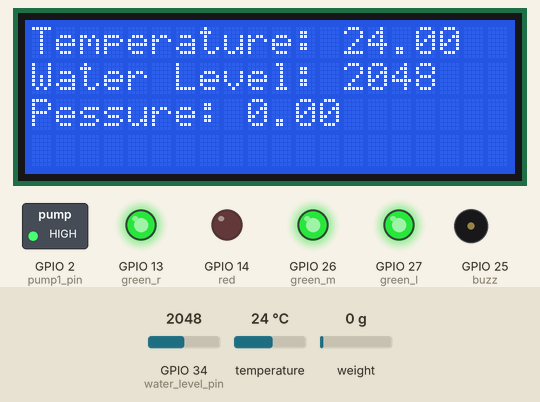
A program run on a simulated ESP32. Parts: 20×4 character LCD, switched loads named in the program (green lamp = pin HIGH), output pins drawn as LEDs (lit = HIGH), buzzer (waves = sounding, pin HIGH). The test bench sets the inputs (shaded band); at power-on: weight on the scale 0 g, GPIO 34 (water_level_pin) = 2048, temperature 24 °C. WiFi joins after 1.5 s; servers stay silent unless stated; not simulated (calls return 0 or success): secrets.h; what the program prints to the serial monitor is not drawn.

Above: at 6.3 s.
6.4 s: weight on the scale set to 2 g
At 8.2 s:
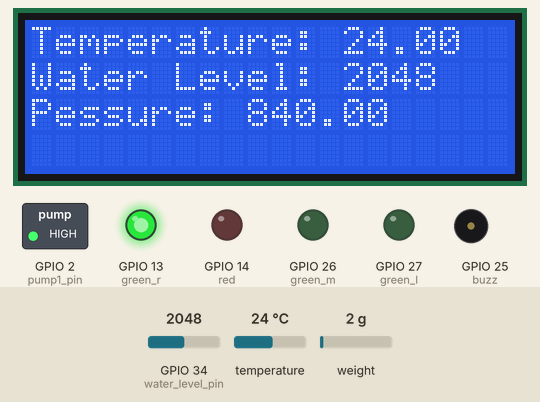
8.5 s: GPIO 34 (water_level_pin) set to 1942
At 9.8 s:
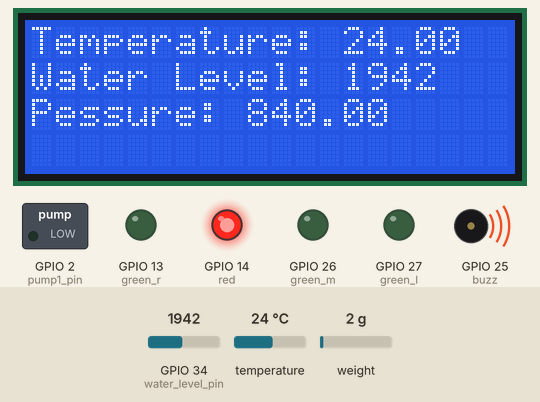
10.5 s: temperature set to 12 °C
At 12.1 s:
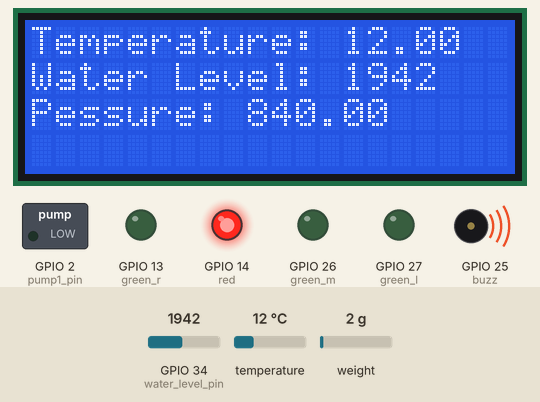
13.0 s: weight on the scale set to 100 g
At 14.7 s:
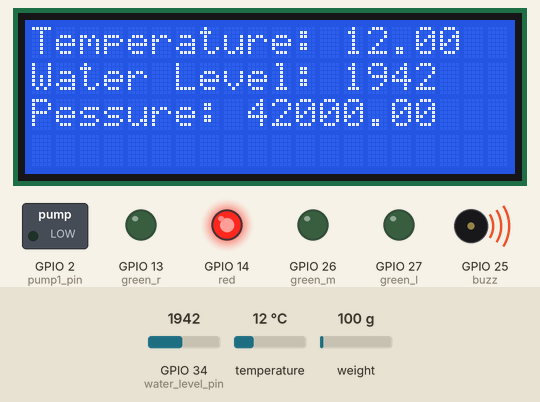
15.0 s: weight on the scale set to 0 g
At 16.1 s:
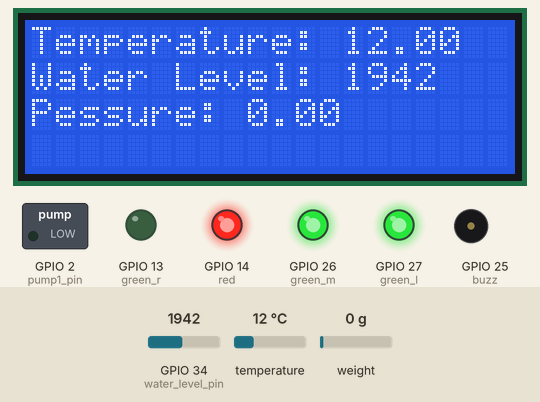
17.1 s: temperature set to 19 °C
Timing chart, 0 to 20.1 s (numbered marks = the images above; inputs shaded):
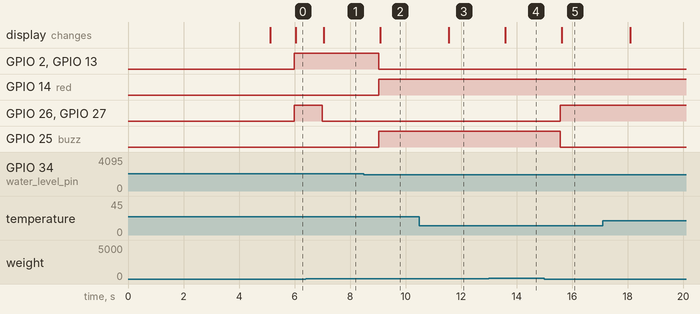

Measured:
- the behaviour switches between 0 and 1 g on weight on the scale (found by bisection; images 0 and 1)
- the behaviour switches between 2001 and 2000 on GPIO 34 (water_level_pin) (found by bisection; images 1 and 2)
- after the input at 6.4 s, GPIO 26 (green_m), GPIO 27 (green_l): HIGH → LOW after 0.60 s; the display: changes after 0.65 s (image 1)
- after the input at 8.5 s, GPIO 2 (pump1_pin), GPIO 13 (green_r): HIGH → LOW after 0.53 s; GPIO 14 (red), GPIO 25 (buzz): LOW → HIGH after 0.53 s; the display: changes after 0.58 s (image 2)
- after the input at 10.5 s, the display: changes after 1.1 s (image 3)
- after the input at 13.0 s, the display: changes after 0.59 s (image 4)
- after the input at 15.0 s, GPIO 26 (green_m), GPIO 27 (green_l): LOW → HIGH after 0.57 s; GPIO 25 (buzz): HIGH → LOW after 0.57 s; the display: changes after 0.62 s (image 5)

The program:

main.cpp
```cpp
#include <Arduino.h>
#include <WiFi.h>
#include <LiquidCrystal_I2C.h>
#include <Firebase_ESP_Client.h>
#include "secrets.h"
#define WIFI_SSID "note5"
#define WIFI_PASSWORD "88888888"
#include <OneWire.h>
#include <DallasTemperature.h>
#define water_level_pin 34

//**********
//    Pressure
//***********
#include "HX711.h"
// HX711 circuit wiring
const int LOADCELL_DOUT_PIN = 33;
const int LOADCELL_SCK_PIN = 32;
HX711 scale;

//*********************
//  ONE WIRE
//*********************
#define ONE_WIRE_BUS 4
OneWire oneWire(ONE_WIRE_BUS);
DallasTemperature sensors(&oneWire);
//*******************
//    FIREBASE
//******************

String path = "boilar_data/";
String Path = "";
FirebaseData fbdo;
FirebaseAuth auth;
FirebaseConfig config;
//**********
//  LCD
//**********
LiquidCrystal_I2C lcd(0x27, 20, 4);
WiFiClient client;
float tempr, pressure = 0;
int water_level = 0;
int pump1 = 0;
int pump1_pin = 2;
int heater_pin = 18, heater = 0;
int buzz=25,green_m=26,green_r=13,green_l=27,red=14;
void setup()
{
  Serial.begin(115200);
  pinMode(water_level_pin, INPUT);
  pinMode(pump1_pin, OUTPUT);
  pinMode(buzz, OUTPUT);
  pinMode(green_m, OUTPUT);
  pinMode(green_l, OUTPUT);
  pinMode(green_r, OUTPUT);
  pinMode(red, OUTPUT);

  //*****Pressure
  scale.begin(LOADCELL_DOUT_PIN, LOADCELL_SCK_PIN);

  //*****LCD
  lcd.init();
  lcd.backlight();
  //******TEMPerature
  sensors.begin();
  WiFi.mode(WIFI_STA);
  if (WiFi.status() != WL_CONNECTED)
  {
    lcd.print("Attempting to connect to SSID: ");
    Serial.println(WIFI_SSID);
    while (WiFi.status() != WL_CONNECTED)
    {
      WiFi.begin(WIFI_SSID, WIFI_PASSWORD); // Connect to WPA/WPA2 network. Change this line if using open or WEP network
      Serial.print(".");
      delay(5000);
    }
    lcd.clear();
    lcd.println("Connected.");
    Serial.println("Connected.");
  }
  config.host = FIREBASE_HOST;
  config.api_key = API_KEY;
  config.signer.tokens.legacy_token = API_KEY;
  Firebase.begin(&config, &auth);
  Firebase.reconnectWiFi(true);
#if defined(ESP8266)
  //Set the size of WiFi rx/tx buffers in the case where we want to work with large data.
  fbdo.setBSSLBufferSize(1024, 1024);
#endif
  //Set the size of HTTP response buffers in the case where we want to work with large data.
  fbdo.setResponseSize(1024);
  //Set database read timeout to 1 minute (max 15 minutes)
  Firebase.RTDB.setReadTimeout(&fbdo, 1000 * 60);
  //tiny, small, medium, large and unlimited.
  //Size and its write timeout e.g. tiny (1s), small (10s), medium (30s) and large (60s).
  Firebase.RTDB.setwriteSizeLimit(&fbdo, "tiny");
}
// void loop()
// {
//   digitalWrite(25, HIGH);//buzz
//   delay(1000);
//   digitalWrite(26, HIGH);//green_m
//   delay(1000);
//   digitalWrite(27, HIGH);//green_l
//   delay(1000);
//   digitalWrite(14, HIGH);//red
//   delay(1000);
//   digitalWrite(13, HIGH);//green_r
//   delay(5000);
//   digitalWrite(25, LOW);
//   digitalWrite(26, LOW);
//   digitalWrite(27, LOW);
//   digitalWrite(14, LOW);
//   digitalWrite(13, LOW);
//   delay(1000);
// }


void loop()
{
  for (int i = 0; i < 5; i++)
  {
    sensors.requestTemperatures();
    tempr = sensors.getTempCByIndex(0);
    water_level = analogRead(water_level_pin);
    if (scale.wait_ready_timeout(1000))
    {
      pressure = scale.read();
      Serial.print("HX711 reading: ");
      Serial.println(pressure);
    }
    else
    {
      Serial.println("HX711 not found.");
    }
    if (tempr > 50 || pressure > 30)
    {
      heater = 0;
      digitalWrite(red,HIGH);
      digitalWrite(buzz, HIGH);
      digitalWrite(green_l,LOW);
      digitalWrite(green_m,LOW);

    }
    else
    {
      heater = 1;
      digitalWrite(red,LOW);
      digitalWrite(buzz, LOW);
      digitalWrite(green_l,HIGH);
      digitalWrite(green_m,HIGH);
    }
    digitalWrite(heater_pin, heater);

    if (water_level > 2000)
    {
      pump1 = 1;
      digitalWrite(red,LOW);
      digitalWrite(buzz, LOW);
      digitalWrite(green_r,HIGH);
    }
    else
    {
      pump1 = 0;
      digitalWrite(red,HIGH);
      digitalWrite(green_r,LOW);
    }
    digitalWrite(pump1_pin, pump1);
    lcd.clear();
    lcd.print("Temperature: ");
    lcd.print(tempr);
    lcd.setCursor(0, 1);
    lcd.print("Water Level: ");
    lcd.print(water_level);
    lcd.setCursor(0, 2);
    lcd.print("Pessure: ");
    lcd.print(pressure);
    delay(100);
  }

  Path = path + "water_level/";
  if (Firebase.RTDB.setInt(&fbdo, Path.c_str(), water_level))
  {
  }

  Path = path + "tempr/";
  if (Firebase.RTDB.setFloat(&fbdo, Path.c_str(), tempr))
  {
  }

  Path = path + "pressure/";
  if (Firebase.RTDB.setInt(&fbdo, Path.c_str(), pump1))
  {
  }
}
```
